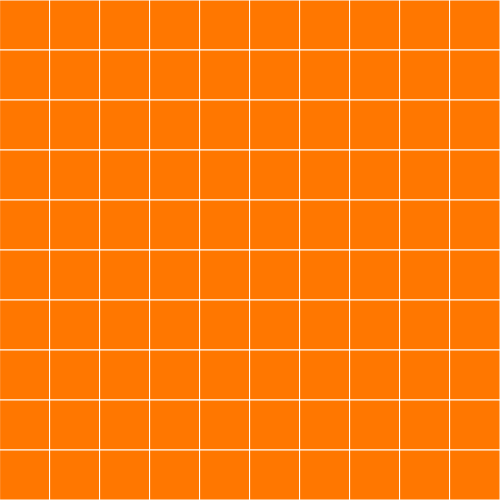
Frame 1 (no input)
Frame 60 (no input): identical to frame 1, image omitted
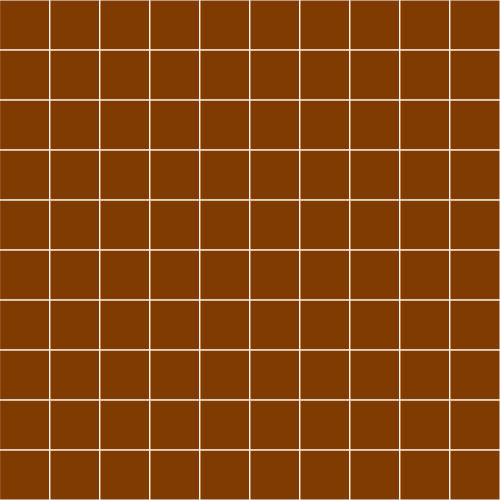
Frame 120 (the mouse pressed at the canvas centre since frame 60)

The p5.js sketch that drew these frames (run headless with seeded random() and noise() and a simulated clock; from frame 60 on, the mouse is pressed at the canvas centre):

// p5.js sketch
// ── sketch.js
//https://github.com/stavrosdidakis/DAT-GAD-405_2017
//https://p5js.org

//DAT405 / GAD405
//03_NestedForLoop - Visual

let size = 50;
function setup() {
  createCanvas(500, 500);
}

function draw() {

  background(0);

//maps allows a unit to be mapped to a range, in the first case: 0 to 255
  var mouse1 = map(mouseY, 0,height, 0,255);
  var mouse2 = map(mouseX, 0,width, 0,255);
  var mouse3 = map(mouseY, 0,width, 255,0);



  stroke(255,255,255);

  //making a grid of 100 boxes
  for (let y = 0; y < 10; y++) {
    for (let x = 0; x < 10; x++) {

      //x and y pointer
      if(mouseX>x*size && mouseX<x*size+size && mouseY>y*size && mouseY<y*size+size){
        fill (255,0,0,255);
      }
      //line
      else if (mouseX>x*size && mouseX<x*size+size) {
        fill (150 ,200 ,255 , mouse1);
      }
      else if (mouseY>y*size && mouseY<y*size+size) {
        fill (150 ,200 ,255 , mouse2);
      }
      //background
      else{
        fill (255,119,0, mouse3 );
        console.log(mouseY/255);
      }
      //then build the rectangle
      rect(x*size, y*size, size, size);
    }
  }
}

// ── styles.css
#myContainer{
  display: block;
  margin: auto;
  width: 30%;
  padding: 20px;
}

h1{
  font-size: 24px;
  text-align: center;
  vertical-align: middle;
  line-height: 50px;
  height: 50px;
}
body{
  background-color: #B9C6FF;
  padding: 0%;
  margin: 0%;
}
header{
  background-color: #C9ACFF;
  width: 100%;
  height: 100%;
}
footer{
  background-color: #A29DE8;
  width: 100%;
  height: 100%;
}
